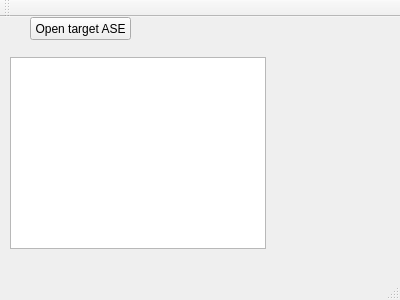
<?xml version="1.0" encoding="UTF-8"?>
<ui version="4.0">
 <class>MainWindow</class>
 <widget class="QMainWindow" name="MainWindow">
  <property name="geometry">
   <rect>
    <x>0</x>
    <y>0</y>
    <width>400</width>
    <height>300</height>
   </rect>
  </property>
  <property name="windowTitle">
   <string>MainWindow</string>
  </property>
  <widget class="QWidget" name="centralWidget">
   <widget class="QTreeView" name="treeView">
    <property name="geometry">
     <rect>
      <x>10</x>
      <y>40</y>
      <width>256</width>
      <height>192</height>
     </rect>
    </property>
   </widget>
   <widget class="QPushButton" name="OpenTarget">
    <property name="geometry">
     <rect>
      <x>30</x>
      <y>0</y>
      <width>101</width>
      <height>23</height>
     </rect>
    </property>
    <property name="text">
     <string>Open target ASE</string>
    </property>
   </widget>
  </widget>
  <widget class="QMenuBar" name="menuBar">
   <property name="geometry">
    <rect>
     <x>0</x>
     <y>0</y>
     <width>400</width>
     <height>21</height>
    </rect>
   </property>
  </widget>
  <widget class="QToolBar" name="mainToolBar">
   <attribute name="toolBarArea">
    <enum>TopToolBarArea</enum>
   </attribute>
   <attribute name="toolBarBreak">
    <bool>false</bool>
   </attribute>
  </widget>
  <widget class="QStatusBar" name="statusBar"/>
 </widget>
 <layoutdefault spacing="6" margin="11"/>
 <resources/>
 <connections/>
</ui>
